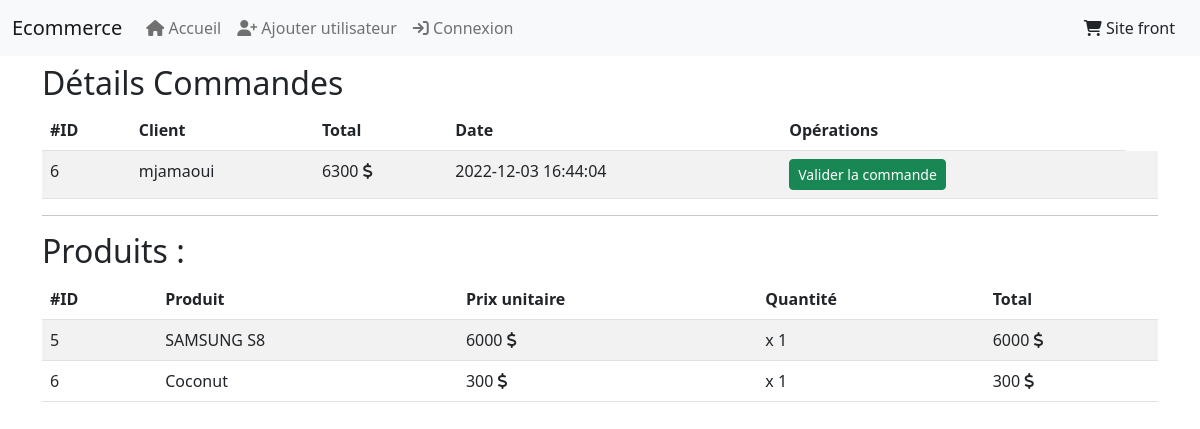
The app's page /commande.php?id=6 with its own data.
### tables this page shows
CREATE TABLE `commande` (
  `id` int(11) NOT NULL,
  `id_client` int(11) NOT NULL,
  `total` decimal(10,0) NOT NULL,
  `valide` int(11) NOT NULL DEFAULT 0,
  `date_creation` datetime NOT NULL DEFAULT current_timestamp()
);

CREATE TABLE `utilisateur` (
  `id` int(11) NOT NULL,
  `login` varchar(100) NOT NULL,
  `password` varchar(150) NOT NULL,
  `date_creation` date NOT NULL
);

CREATE TABLE `ligne_commande` (
  `id` int(11) NOT NULL,
  `id_produit` int(11) NOT NULL,
  `id_commande` int(11) NOT NULL,
  `prix` decimal(10,0) NOT NULL,
  `quantite` int(11) NOT NULL,
  `total` decimal(10,0) NOT NULL
);

CREATE TABLE `produit` (
  `id` int(11) NOT NULL,
  `libelle` varchar(100) NOT NULL,
  `prix` decimal(10,0) NOT NULL,
  `discount` int(11) NOT NULL,
  `id_categorie` int(11) NOT NULL,
  `date_creation` datetime NOT NULL,
  `description` varchar(255) NOT NULL,
  `image` varchar(150) NOT NULL
);

### commande.php (the view, shortened to what this page needs)
<?php
require_once 'include/database.php';
$idCommande = $_GET['id'];
$sqlState = $pdo->prepare('SELECT commande.*,utilisateur.login as "login" FROM commande
            INNER JOIN utilisateur ON commande.id_client = utilisateur.id
                                               WHERE commande.id = ?
                                               ORDER BY commande.date_creation DESC');
$sqlState->execute([$idCommande]);
$commande = $sqlState->fetch(PDO::FETCH_ASSOC);
?>
<!doctype html>
<html lang="en">
<head>
    <?php include 'include/head.php' ?>
</head>
<body>
<?php include 'include/nav.php' ?>
<div class="container py-2">
    <h2>Détails Commandes</h2>
    <table class="table table-striped table-hover">
        <thead>
        <tr>
            <th>#ID</th>
            <th>Client</th>
            <th>Total</th>
            <th>Date</th>
            <th>Opérations</th>
        </tr>
        </thead>
        <tbody>
        <?php
        $sqlStateLigneCommandes = $pdo->prepare('SELECT ligne_commande.*,produit.libelle,produit.image from ligne_commande
                                                        INNER JOIN produit ON ligne_commande.id_produit = produit.id
                                                        WHERE id_commande = ?
                                                        ');
        $sqlStateLigneCommandes->execute([$idCommande]);
        $lignesCommandes = $sqlStateLigneCommandes->fetchAll(PDO::FETCH_OBJ);
        ?>
        <tr>
            <td><?php echo $commande['id'] ?></td>
            <td><?php echo $commande['login'] ?></td>
            <td><?php echo $commande['total'] ?> <i class="fa fa-solid fa-dollar"></i></td>
            <td><?php echo $commande['date_creation'] ?></td>
            <td>
                <?php if ($commande['valide'] == 0) : ?>
                    <a class="btn btn-success btn-sm" href="valider_commande.php?id=<?= $commande['id']?>&etat=1">Valider la commande</a>
                <?php else: ?>
                    <a class="btn btn-danger btn-sm" href="valider_commande.php?id=<?= $commande['id']?>&etat=0">Annuler la commande</a>
                <?php endif; ?>
            </td>
            <td>
            </td>
        </tr>
        </tbody>
    </table>
    <hr>
    <h2>Produits : </h2>
    <table class="table table-striped table-hover">
        <thead>
        <tr>
            <th>#ID</th>
            <th>Produit</th>
            <th>Prix unitaire</th>
            <th>Quantité</th>
            <th>Total</th>
        </tr>
        </thead>
        <tbody>
        <?php foreach ($lignesCommandes as $lignesCommande) : ?>
            <tr>
                <td><?php echo $lignesCommande->id ?></td>
                <td><?php echo $lignesCommande->libelle ?></td>
                <td><?php echo $lignesCommande->prix ?> <i class="fa fa-solid fa-dollar"></i></td>
                <td>x <?php echo $lignesCommande->quantite ?></td>
                <td><?php echo $lignesCommande->total ?> <i class="fa fa-solid fa-dollar"></i></td>
            </tr>
        <?php endforeach; ?>
        </tbody>
    </table>
</div>
</body>
</html>

### records on screen
commande: id "6", utilisateur.login "mjamaoui", total "6300", date_creation "2022-12-03 16:44:04"
ligne_commande: id "5", id_produit.libelle "SAMSUNG S8", prix "6000", quantite "1", total "6000"
ligne_commande: id "6", id_produit.libelle "Coconut", prix "300", quantite "1", total "300"
